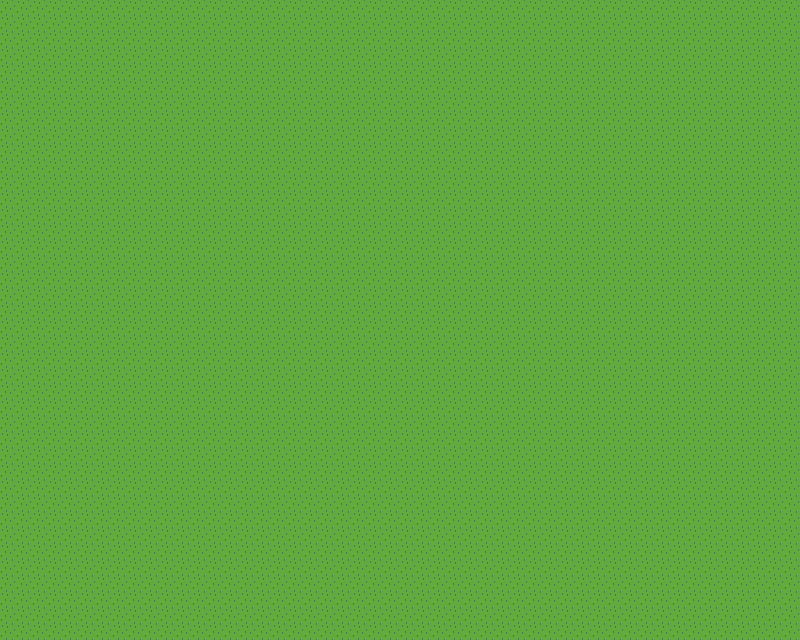

This is a level from a 2D game, rendered from its Tiled map with the project's own tilesets. A one-line summary and the map file follow, with tile-layer data summarised:
An orthogonal 50x40 tile map with 16x16 px tiles, 1 tile layer (Background) and 6 objects (4x Solid, Player, EnemySpawner).

<map version="1.9" tiledversion="1.9.2" orientation="orthogonal" renderorder="right-down" width="50" height="40" tilewidth="16" tileheight="16" infinite="0" nextlayerid="4" nextobjectid="318">
 <tileset firstgid="1" name="GRASS+" tilewidth="16" tileheight="16" tilecount="350" columns="25">
  <image source="GRASS+.png" width="400" height="224" />
 </tileset>
 <layer id="1" name="Background" width="50" height="40">
  <data>[2000 cells, 2000 non-empty, 1 distinct tile ids]</data>
 </layer>
 <objectgroup id="3" name="Interactables">
  <object id="314" class="Solid" x="-8" y="-16" width="813.917" height="15.3333" />
  <object id="315" class="Solid" x="-17.25" y="-12.5833" width="17" height="662.5" />
  <object id="316" class="Solid" x="-8.66667" y="639.417" width="828.5" height="16.5" />
  <object id="317" class="Solid" x="798.833" y="-19.8333" width="20.25" height="666.75" />
 </objectgroup>
 <objectgroup id="2" name="Player/Enemy">
  <object id="1" class="Player" x="368.634" y="257.77" width="47.6515" height="53.296">
   <properties>
    <property name="baseBulletDamage" type="int" value="10" />
    <property name="initialSpeed" type="float" value="1" />
    <property name="playerAmmo" type="int" value="10" />
    <property name="playerSpeed" type="float" value="1" />
   </properties>
  </object>
  <object id="9" class="EnemySpawner" gid="329" x="855.333" y="686.333" width="16" height="16">
   <properties>
    <property name="animationTime" type="float" value="1000" />
    <property name="attackDistance" type="float" value="61" />
    <property name="coinsAwarded" type="int" value="10" />
    <property name="enemyDamage" type="int" value="0" />
    <property name="enemyMaxHealth" type="int" value="20" />
    <property name="enemySpeed" type="float" value="0.2" />
    <property name="spawnEnemyTimeInterval" type="float" value="5000" />
    <property name="spawnTimeDecreaseValue" type="float" value="1000" />
    <property name="stopDistance" type="float" value="60" />
    <property name="timeBetweenAttacks" type="float" value="1000" />
    <property name="timeUntilSpawnSpeedIncreases" type="float" value="5000" />
   </properties>
  </object>
 </objectgroup>
</map>
